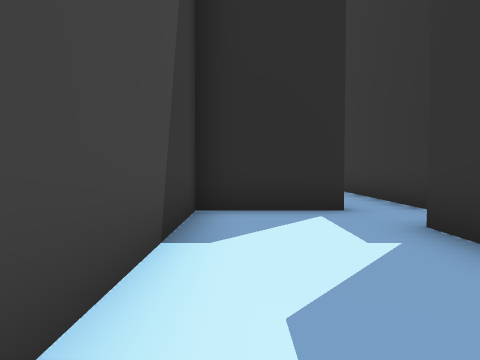
[1] (above)

18 first-person views from a walk through a scene from a Unity 3-D project. The camera is 1.4 m above the floor, tilts 2° down and sees 75° across. The floor is counted in squares, 2 m on a side. Each view is taken from the middle of a square. On the plan, view 1 faces up. The plan holds only what a view shows up to about 10 squares ahead; the rest is blank. The player character is not drawn.

[2]
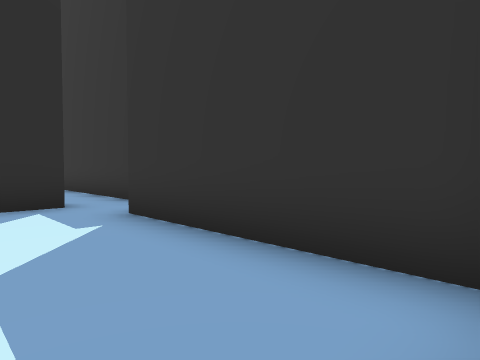

[3]
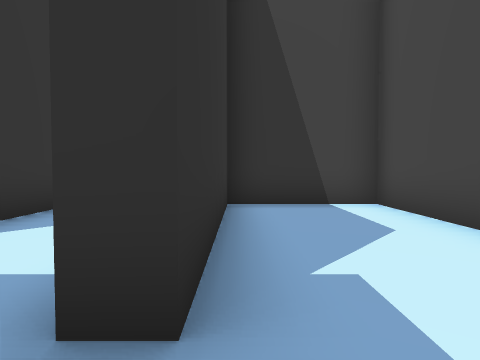

[4]
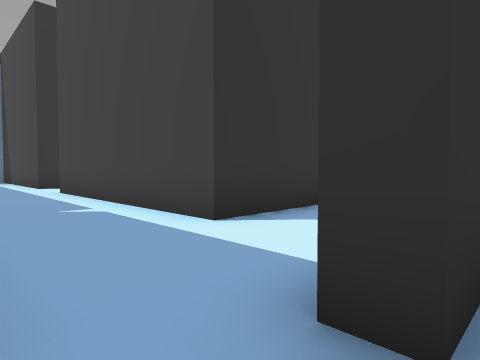

[5]
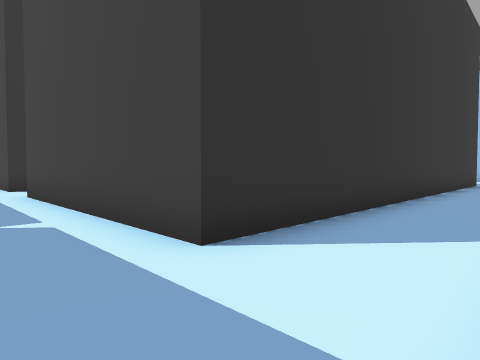

[6]
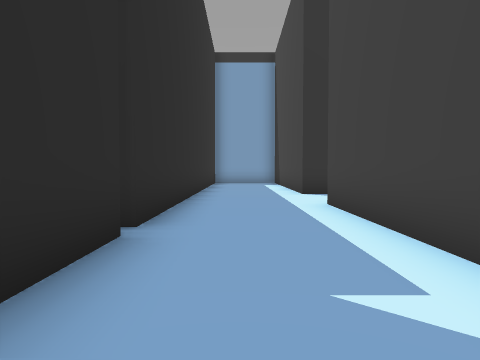

[7]
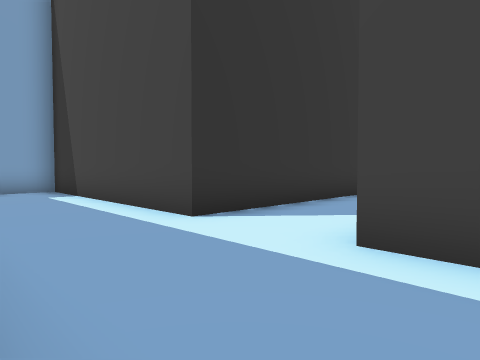

[8]
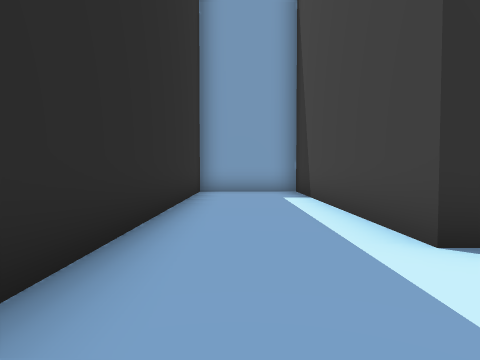

[9]
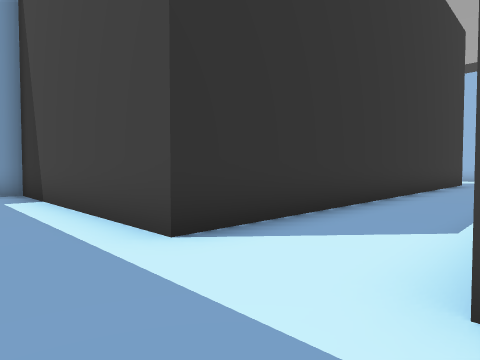

[10]
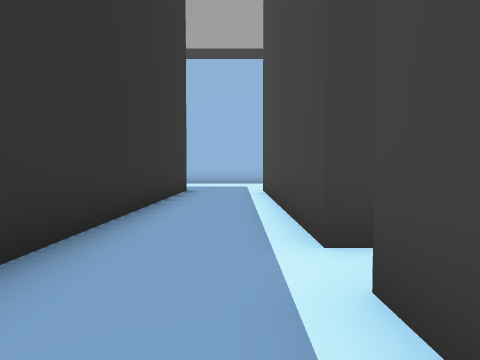

[11]
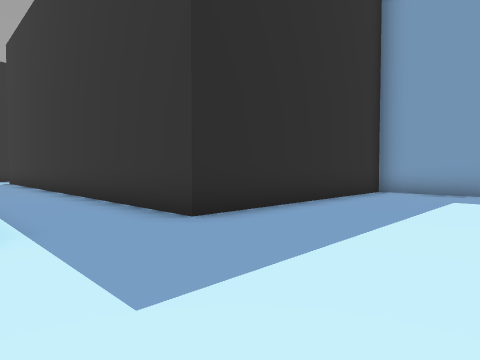

[12]
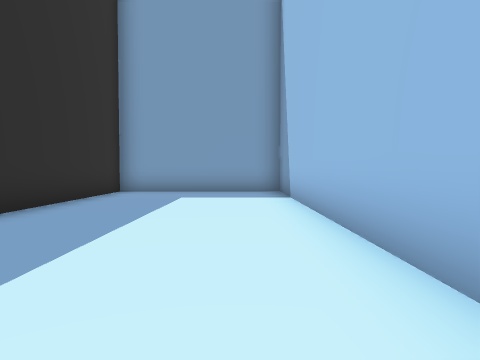

[13]
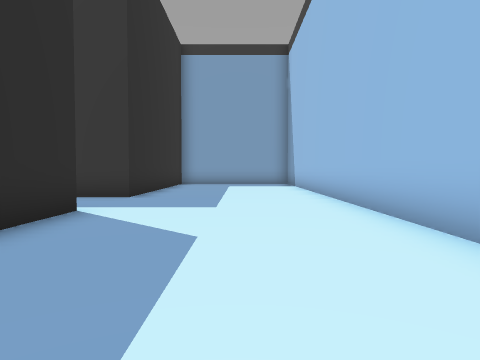

[14]
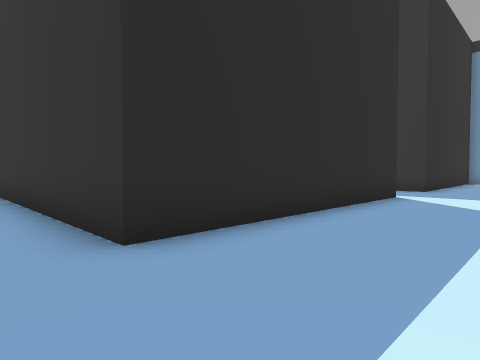

[15]
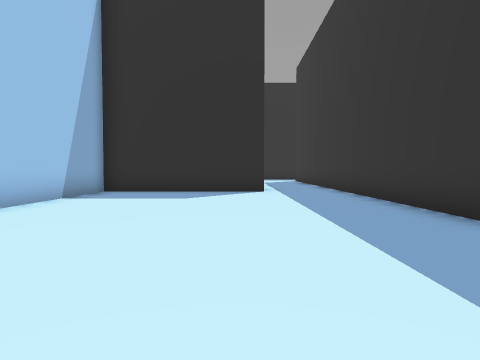

[16]
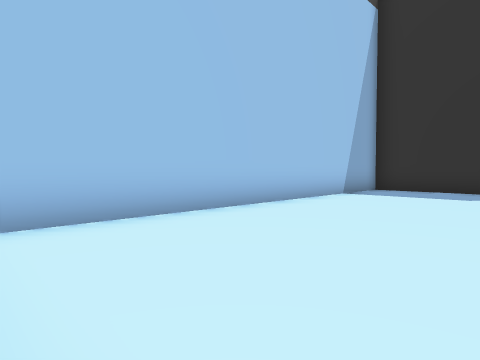

[17]
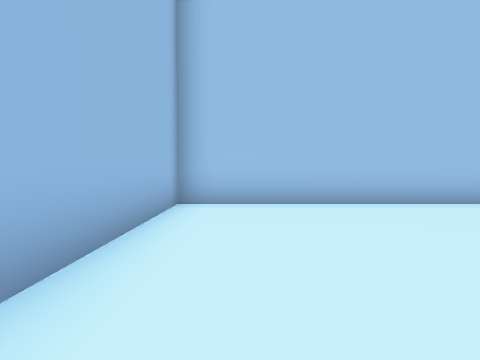

[18]
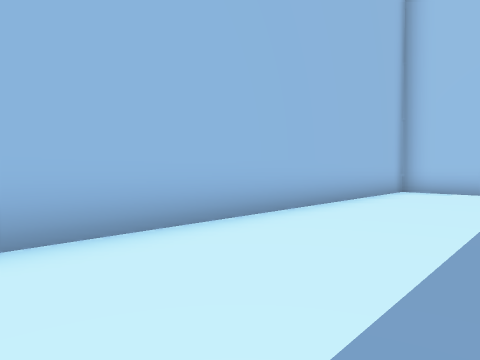

### Floor plan
Points are (right, up) in squares from view 1. A wall is a line through its corners. A room is listed if a view was taken in it or the views show most of it. See-through windows are left out.
Room 1 (views 1, 2)
walls: (1.9, 5.2) (-0.7, 5.2) (-0.7, -1.2) (2.3, -1.2) (2.3, 3.7)
ways out: opening at (2, 4) to room 2
Room 2 (views 3, 4, 5, 6, 7, 8, 9, 10, 11, 12, 13, 14, 15, 16, 17, 18)
walls: (2.8, -6.2) (-2.2, -6.2) (-2.2, -17.2) (7.6, -17.2); (11.8, -4.7) (12.2, -4.7) (12.2, -11.8); (12.2, -2.9) (12.2, -3.8); (12.4, -12.3) (5.2, -12.3) (5.2, 2.2) (12.2, 2.2); (2.3, 3.7) (2.8, 3.7); (9.9, -17.2) (21.8, -17.2) (21.8, -12.3) (14.7, -12.3) (14.7, 2.2) (21.8, 2.2) (21.8, 5.2) (9.8, 5.2); (3.3, 5.4) (3.3, 9.9); (9.2, 5.2) (7.5, 5.2)
ways out: opening at (2, 4) to room 1; opening at (12, -4)

Where each view was taken, in squares from view 1:
view 1: 0 up, 0 right, facing up
view 2: 1 down, 0 right, facing up-right
view 3: 5 up, 2 right, facing down
view 4: 5 up, 2 right, facing down-right
view 5: 4 up, 3 right, facing down-right
view 6: 4 up, 6 right, facing right
view 7: 5 up, 11 right, facing down-right
view 8: 4 up, 12 right, facing right
view 9: 4 up, 12 right, facing down-right
view 10: 2 down, 13 right, facing down
view 11: 16 down, 12 right, facing up-right
view 12: 16 down, 12 right, facing right
view 13: 15 down, 7 right, facing right
view 14: 15 down, 4 right, facing up-right
view 15: 16 down, 2 right, facing up
view 16: 17 down, 2 right, facing up-left
view 17: 16 down, 4 right, facing left
view 18: 14 down, 8 right, facing down-left
